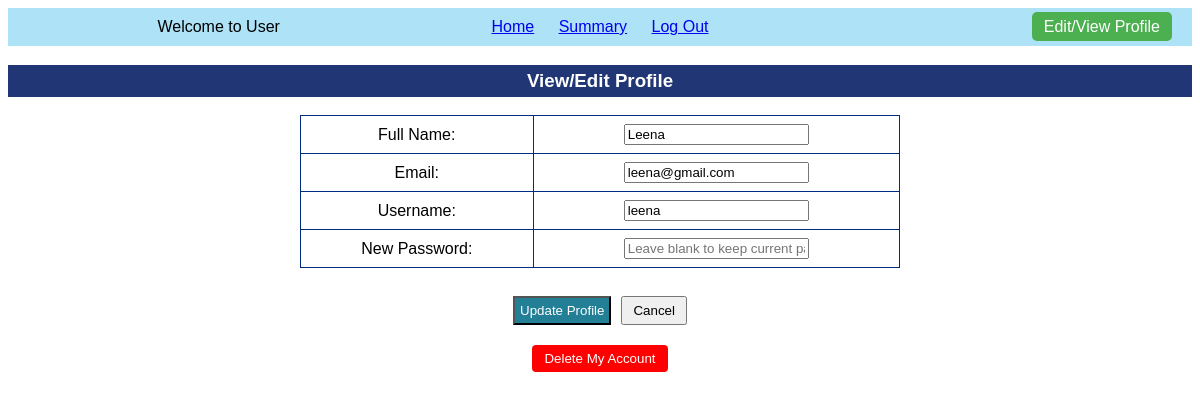
Page /edit_profile (signed in) on the committed database.
### models/model.py (models this page shows)
class User_Info(db.Model):
    __tablename__ = "user_info"
    id = db.Column(db.Integer, primary_key=True)
    email = db.Column(db.String, nullable=False)
    full_name = db.Column(db.String, nullable=False)
    user_name = db.Column(db.String, unique=True, nullable=False)
    pwd = db.Column(db.String, nullable=False)
    role = db.Column(db.Integer, nullable=False, default=1)
    reservations = db.relationship( 'Reservation',backref='user',lazy=True, cascade="all, delete-orphan")

### controllers/file_1.py (the view, shortened to what this page needs)
@main_routes.route('/edit_profile', methods=['GET', 'POST'])
def edit_profile():
    user = User_Info.query.get(session.get('user_id'))
    return render_template('user_edit_profile.html', user=user)

### templates/user_edit_profile.html (shortened to what this page needs)
{% extends "base_user.html" %}
{% block content %}
<h3 style="background-color: rgb(33, 54, 117); color: white; padding: 5px; text-align: center;">
    View/Edit Profile
</h3>
<form method="POST" style="max-width: 600px; margin: auto;">
    <table border="1" cellpadding="5" style="width: 100%;">
        <tr>
            <td>Full Name:</td>
            <td><input type="text" name="full_name" value="{{ user.full_name }}" required></td>
        </tr>
        <tr>
            <td>Email:</td>
            <td><input type="email" name="email" value="{{ user.email }}" required></td>
        </tr>
        <tr>
            <td>Username:</td>
            <td><input type="text" value="{{ user.user_name }}" readonly></td>
        </tr>
        <tr>
            <td>New Password:</td>
            <td><input type="password" name="password" placeholder="Leave blank to keep current password"></td>
        </tr>
    </table>
    <br>
    <div style="display: flex; justify-content: center; gap: 10px; margin-top: 10px;">
        <button type="submit" style="background-color: rgb(34, 127, 150); color: white; padding: 5px;">
            Update Profile
        </button>
        <a href="{{ url_for('main_routes.user_dashboard') }}">
            <button type="button">Cancel</button>
        </a>
    </div>
</form>
<form method="POST" action="{{ url_for('main_routes.delete_user') }}"
    onsubmit="return confirm('Are you sure you want to delete your account? This action cannot be undone.');"
    style="text-align: center; margin-top: 20px;">
    <button type="submit"
        style="background-color: red; color: white; padding: 6px 12px; border: none; border-radius: 4px;">
        Delete My Account
    </button>
</form>
{% endblock %}

### static/css/user_dashboard.css (style rules this page uses)
body { text-align: center; font-family: Arial, sans-serif; }
table { margin: 0 auto; border-collapse: collapse; width: 80%; }
th, td { border: 1px solid #002d81; padding: 8px; }
button { padding: 5px 10px; cursor: pointer; }

### rows in the picture
User_Info: full_name "Leena", email "leena@gmail.com", user_name "leena"
